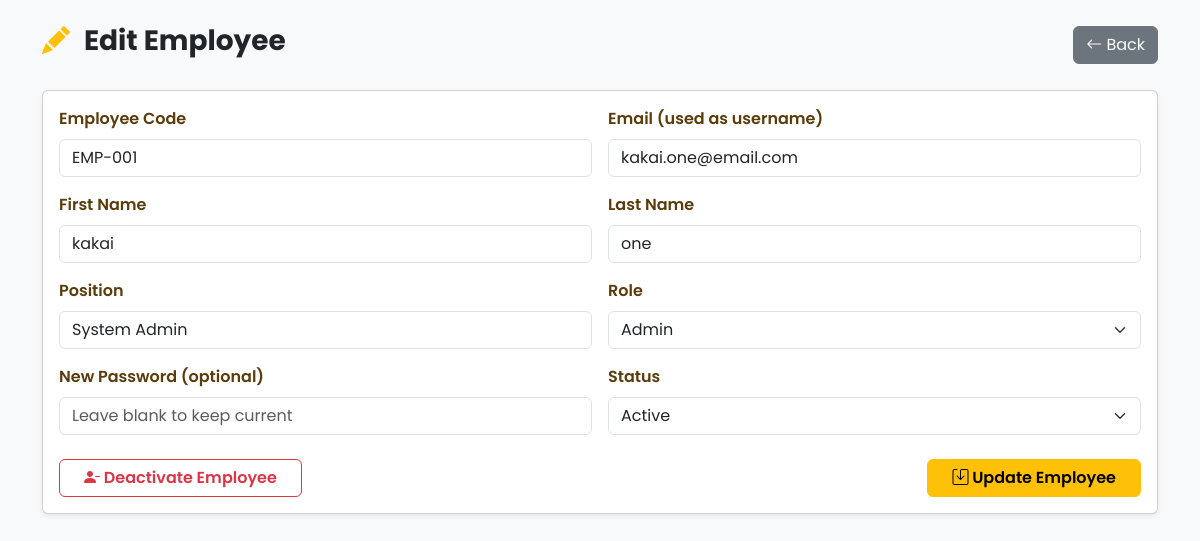
The app's page /frontend/employee/employee_form.php?id=1 (signed in) with its own data.
### tables this page shows
CREATE TABLE `employees` (
  `employee_id` int(11) NOT NULL,
  `employee_code` varchar(50) DEFAULT NULL,
  `first_name` varchar(100) DEFAULT NULL,
  `last_name` varchar(100) DEFAULT NULL,
  `email` varchar(150) DEFAULT NULL,
  `password` varchar(255) DEFAULT NULL,
  `position` varchar(100) DEFAULT NULL,
  `role` enum('Admin','Employee') DEFAULT 'Employee',
  `status` enum('Active','Inactive') DEFAULT 'Active',
  `date_hired` date DEFAULT NULL,
  `created_at` timestamp NOT NULL DEFAULT current_timestamp()
);

### frontend/employee/employee_form.php (the view, shortened to what this page needs)
<?php
require_once __DIR__ . '/../../config/db.php';
$empId = isset($_GET['id']) ? intval($_GET['id']) : 0;
$isEdit = $empId > 0;
$employee = [];
if ($isEdit) {
  $stmt = $conn->prepare("
    SELECT e.employee_id, e.employee_code, e.first_name, e.last_name, e.email, e.position, e.role, e.status, e.date_hired
    FROM employees e
    WHERE e.employee_id = ?
  ");
  $stmt->bind_param("i", $empId);
  $stmt->execute();
  $result = $stmt->get_result();
  $employee = $result->fetch_assoc() ?: [];
}
?>
<!DOCTYPE html>
<html lang="en">
<head>
  <?php include '../includes/links.php'; ?>
</head>
<body class="bg-light">
<div class="container py-4">
  <div class="d-flex justify-content-between align-items-center mb-4">
    <h3 class="fw-bold">
      <i class="bi <?= $isEdit ? 'bi-pencil-fill' : 'bi-person-plus-fill' ?> me-2 text-warning"></i>
      <?= $isEdit ? 'Edit Employee' : 'Add New Employee' ?>
    </h3>
    <a href="employee_module.php" class="btn btn-secondary">
      <i class="bi bi-arrow-left"></i> Back
    </a>
  </div>
  <div class="card shadow-sm">
    <div class="card-body">
      <form method="POST">
        <div class="row g-3">
          <div class="col-md-6">
            <label class="form-label fw-semibold">Employee Code</label>
            <input type="text" name="employee_code" class="form-control" value="<?= htmlspecialchars($employee['employee_code'] ?? '') ?>" <?= $isEdit ? 'readonly' : 'required' ?>>
          </div>
          <div class="col-md-6">
            <label class="form-label fw-semibold">Email (used as username)</label>
            <input type="email" name="email" class="form-control" value="<?= htmlspecialchars($employee['email'] ?? '') ?>" required>
          </div>
          <div class="col-md-6">
            <label class="form-label fw-semibold">First Name</label>
            <input type="text" name="first_name" class="form-control" value="<?= htmlspecialchars($employee['first_name'] ?? '') ?>" required>
          </div>
          <div class="col-md-6">
            <label class="form-label fw-semibold">Last Name</label>
            <input type="text" name="last_name" class="form-control" value="<?= htmlspecialchars($employee['last_name'] ?? '') ?>" required>
          </div>
          <div class="col-md-6">
            <label class="form-label fw-semibold">Position</label>
            <input type="text" name="position" class="form-control" value="<?= htmlspecialchars($employee['position'] ?? '') ?>" required>
          </div>
          <div class="col-md-6">
            <label class="form-label fw-semibold">Role</label>
            <select name="role" class="form-select" required>
              <option value="Admin" <?= isset($employee['role']) && $employee['role'] === 'Admin' ? 'selected' : '' ?>>Admin</option>
            </select>
          </div>
          <div class="col-md-6">
            <label class="form-label fw-semibold"><?= $isEdit ? 'New Password (optional)' : 'Password' ?></label>
            <input type="password" name="password" class="form-control" placeholder="<?= $isEdit ? 'Leave blank to keep current' : 'Enter password' ?>">
          </div>
          <div class="col-md-6">
            <label class="form-label fw-semibold">Status</label>
            <select name="status" class="form-select">
              <option value="Active" <?= isset($employee['status']) && $employee['status'] === 'Active' ? 'selected' : '' ?>>Active</option>
            </select>
          </div>
          <div class="col-12 d-flex justify-content-between align-items-center mt-4">
            <?php if (isset($employee['status'])): ?>
              <?php if ($employee['status'] === 'Active'): ?>
                <button
                  type="button"
                  class="btn btn-outline-danger fw-semibold px-4"
                  onclick="confirmDeactivate(<?= $employee['employee_id'] ?>)">
                  <i class="bi bi-person-dash-fill"></i> Deactivate Employee
                </button>
              <?php endif; ?>
            <?php endif; ?>
            <button type="submit" class="btn btn-warning fw-semibold px-4">
              <i class="bi bi-save"></i> <?= $isEdit ? 'Update' : 'Save' ?> Employee
            </button>
          </div>
        </div>
      </form>
    </div>
  </div>
</div>
</body>
</html>

### frontend/assets/css/style.css (style rules this page uses)
body { font-family: 'Poppins', sans-serif; background-color: #fff9f2; margin: 0; padding: 0; }
.form-label { font-weight: 500; color: #5a3b09; }
body { background: #f8f9fa; }

### records on screen
employees: employee_code "EMP-001", email "kakai.one@email.com", first_name "kakai", last_name "one", position "System Admin", role "Admin", status "Active"
